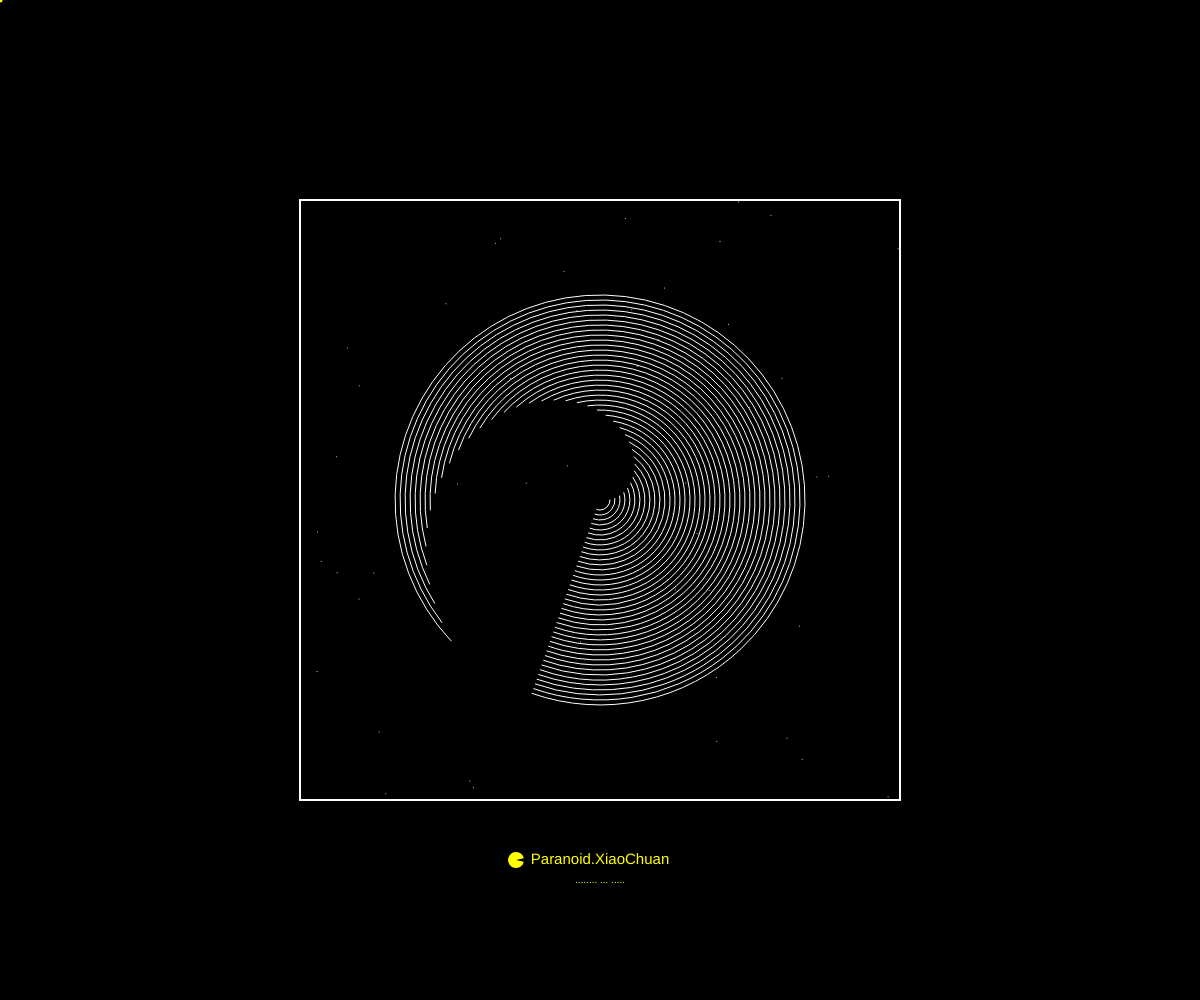
Frame 1 (no input)
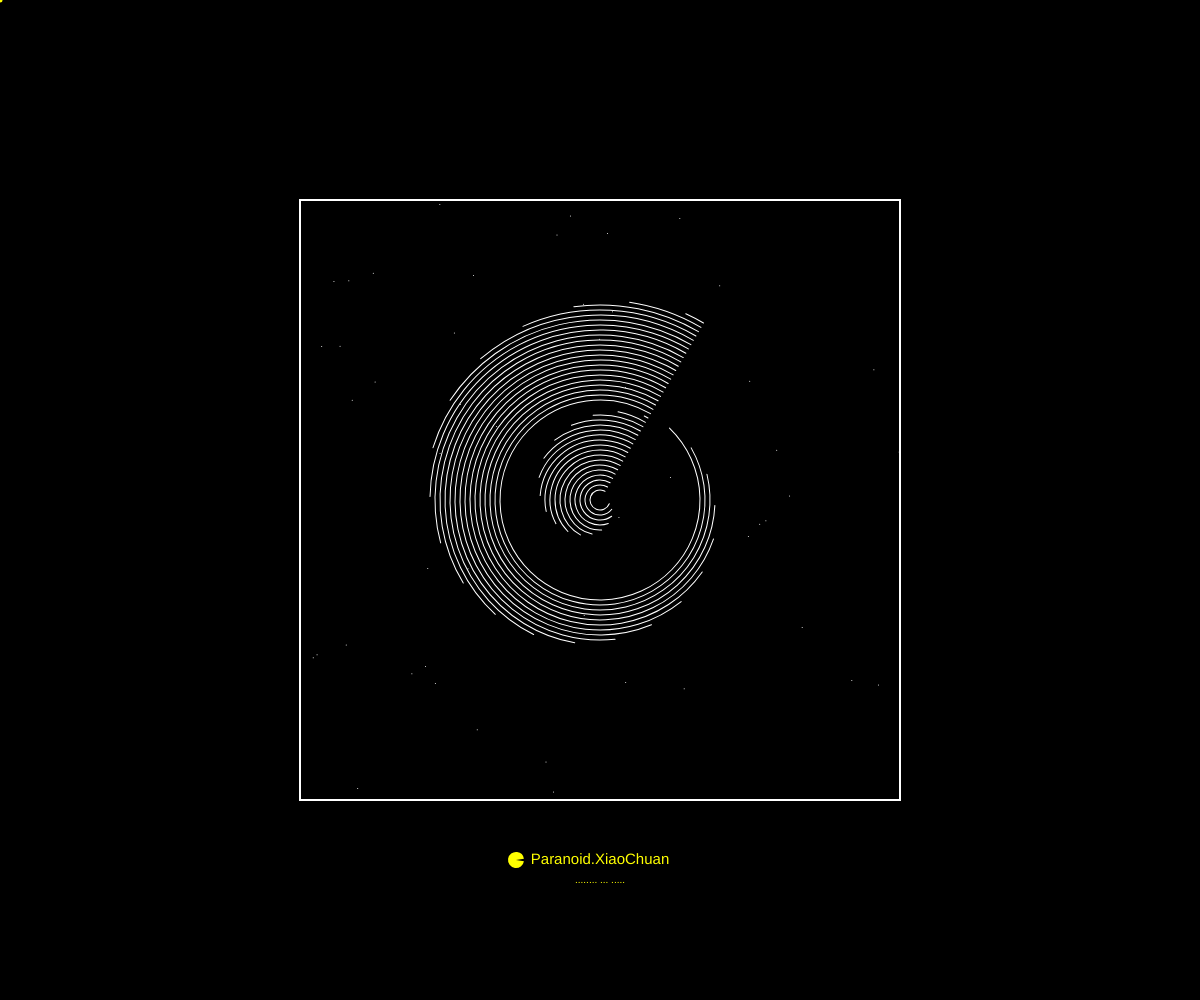
Frame 60 (no input)
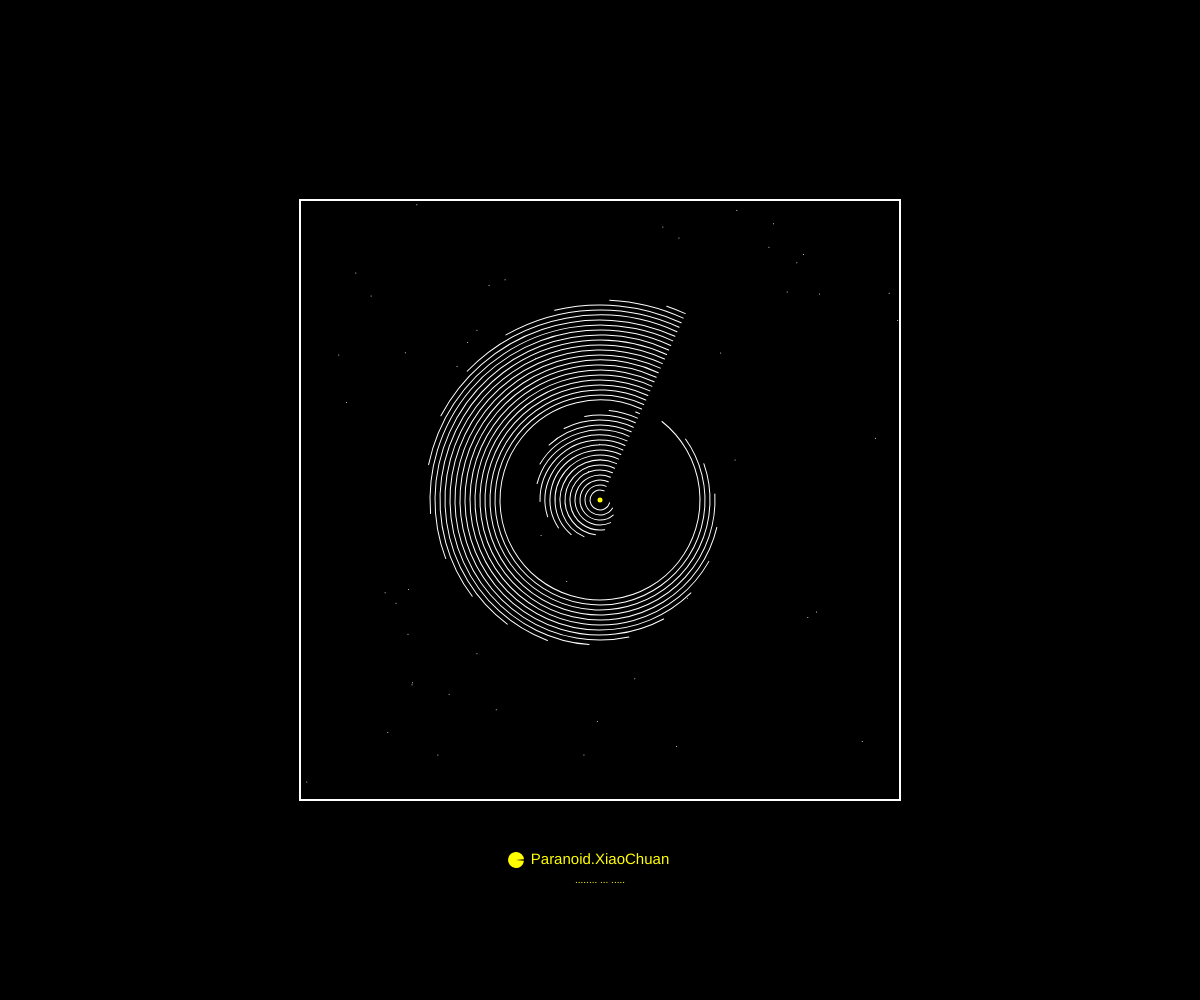
Frame 120 (the mouse pressed at the canvas centre since frame 60)

The p5.js sketch that drew these frames (run headless with seeded random() and noise() and a simulated clock; from frame 60 on, the mouse is pressed at the canvas centre):

// p5.js sketch
// ── sketch.js
let gap = 10;
let circleNum = 40;
let circleSize = 20;
let angle = 0;
let pointNum = 50;
let rectSize = 600;

function setup() {
  createCanvas(windowWidth, windowHeight);
  angleMode(RADIANS);
}

function draw() {
  background("black");
  noCursor();
  noStroke();
  fill("yellow");
  circle(mouseX, mouseY, 5);

  //main
  push();
  translate(width / 2, height / 2);
  rotate(angle);
  angle = angle + map(mouseX, 0, width, -0.1, 0.1);
  //text(angle, 25, 25);
  noFill();
  stroke("white");
  strokeWeight(1);
  for (let i = 0; i < circleNum; i++) {
    arc(
      0,
      0,
      circleSize + gap * i,
      circleSize + gap * i,
      angle * i,
      360 - angle / 2
    );
  }
  pop();

  let biteSize = PI / 16;
  let startAngle = biteSize * sin(frameCount * 0.1) + biteSize;
  let endAngle = TWO_PI - startAngle;

  // Draw the arc.
  arc(width / 2 - 84, height - 140, 16, 16, startAngle, endAngle, PIE);

  // title
  push();
  translate(width / 2, height - 140);
  textFont("Arial");
  textSize(15);
  textAlign(CENTER, CENTER);
  text("Paranoid.XiaoChuan", 0, 0);
  textSize(10);
  text("........ ... .....", 0, 20);
  pop();

  push();
  //border
  translate(width / 2, height / 2);
  noFill();
  stroke("white");
  strokeWeight(2);
  rectMode(CENTER);
  rect(0, 0, rectSize, rectSize);

  // random noise
  stroke("white");
  strokeWeight(1);
  for (let i = 0; i < pointNum; i++) {
    point(
      random(-rectSize / 2, rectSize / 2),
      random(-rectSize / 2, rectSize / 2)
    );
  }

  pop();
}
